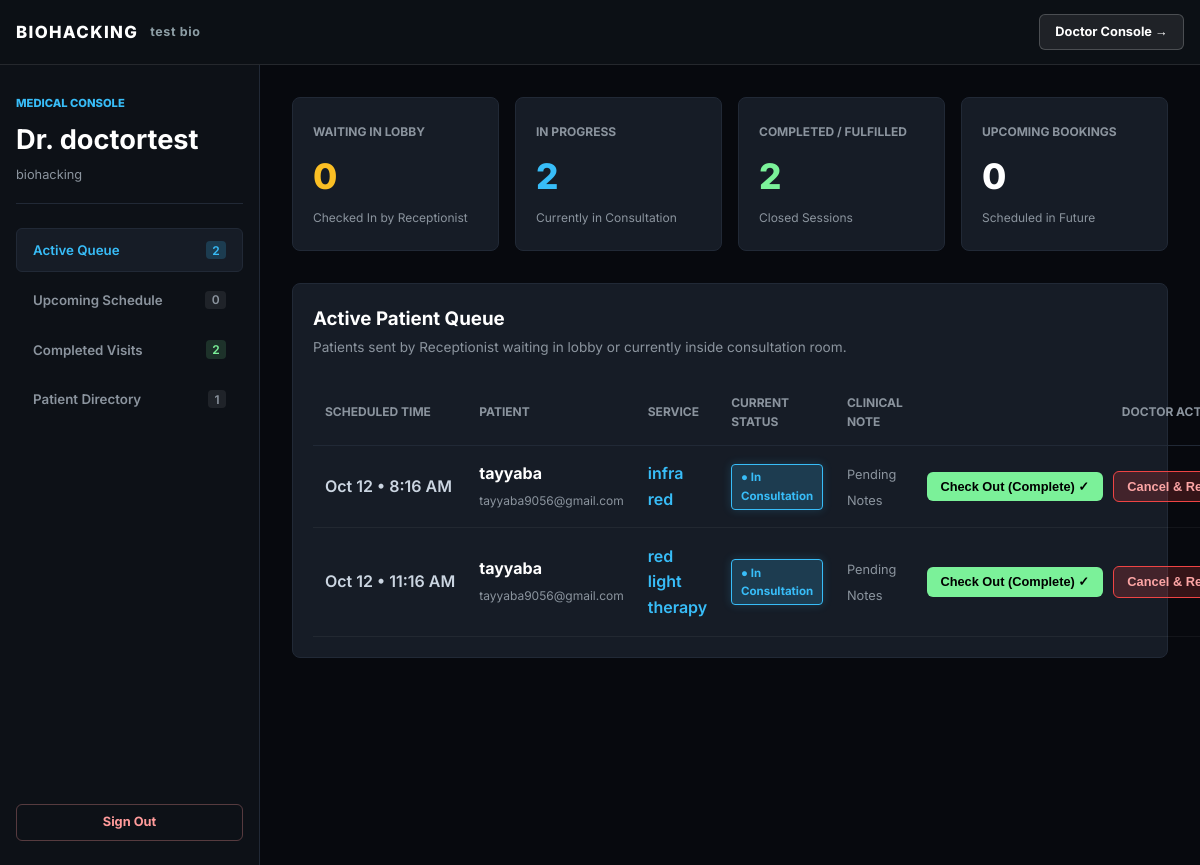
Page /dashboard/doctor/?org=bio-hacking (signed in) on the committed database.
### tenancy/models.py (models this page shows, shortened)
class Organization(models.Model):
    id = models.UUIDField(primary_key=True, default=uuid.uuid4, editable=False)
    name = models.CharField(max_length=255)
    slug = models.SlugField(unique=True)
    custom_domain = models.CharField(max_length=255, blank=True, null=True, unique=True)
    branding = models.JSONField(
        default=dict,
        help_text="Branding tokens: accent_color, accent_hover, primary_color, tagline, logo_url"
    )
    founding_cap = models.PositiveIntegerField(
        default=100,
        help_text="Total available founding slots (Admin configured)"
    )
    is_active = models.BooleanField(default=True)
    created_at = models.DateTimeField(auto_now_add=True)

### scheduling/models.py (models this page shows, shortened)
class Booking(models.Model):
    STATUS_CHOICES = (
        ('pending', 'Scheduled'),
        ('waiting', 'Arrived / Waiting'),           # Naya Status
        ('in_consultation', 'In Consultation'),     # Naya Status
        ('completed', 'Completed'),
        ('canceled', 'Canceled'),
    )
    id = models.UUIDField(primary_key=True, default=uuid.uuid4, editable=False)
    organization = models.ForeignKey(Organization, on_delete=models.CASCADE)
    membership = models.ForeignKey(Membership, on_delete=models.CASCADE, related_name='bookings')
    resource = models.ForeignKey(Resource, on_delete=models.CASCADE, related_name='bookings')
    start_time = models.DateTimeField()
    end_time = models.DateTimeField()
    doctor = models.ForeignKey(User, on_delete=models.SET_NULL, null=True, blank=True, related_name='doctor_appointments', limit_choices_to={'profile__role': 'doctor'})
    credits_used = models.PositiveIntegerField()
    status = models.CharField(max_length=20, choices=STATUS_CHOICES, default='confirmed')
    created_at = models.DateTimeField(auto_now_add=True)

class Resource(models.Model):
    id = models.UUIDField(primary_key=True, default=uuid.uuid4, editable=False)
    organization = models.ForeignKey(Organization, on_delete=models.CASCADE, related_name='resources')
    name = models.CharField(max_length=120)
    description = models.TextField(blank=True)
    duration_minutes = models.PositiveIntegerField(default=30)
    credit_cost = models.PositiveIntegerField(default=1)
    capacity = models.PositiveIntegerField(default=1)
    is_active = models.BooleanField(default=True)

### memberships/models.py (models this page shows, shortened)
class Membership(models.Model):
    STATUS_CHOICES = (
        ('active', 'Active'),
        ('pending_deposit', 'Pending Admin Approval (Paid)'),
        ('unpaid', 'Payment Required (Unpaid)'),
        ('canceled', 'Canceled'),
    )
    id = models.UUIDField(primary_key=True, default=uuid.uuid4, editable=False)
    organization = models.ForeignKey(Organization, on_delete=models.CASCADE)
    user = models.ForeignKey(User, on_delete=models.CASCADE, related_name='memberships')
    plan = models.ForeignKey(MembershipPlan, on_delete=models.CASCADE)
    status = models.CharField(max_length=20, choices=STATUS_CHOICES, default='unpaid')
    credit_balance = models.IntegerField(default=0)
    created_at = models.DateTimeField(auto_now_add=True)

### tenancy/views_dashboards.py (the view, shortened to what this page needs)
# urls.py: path('dashboard/doctor/', doctor_dashboard_view, name='doctor_dashboard'),
@login_required
def doctor_dashboard_view(request):
    profile, _ = UserProfile.objects.get_or_create(user=request.user)
    tenant = getattr(request, 'tenant', None)
    org_slug = request.GET.get('org')
    if not tenant and org_slug:
        tenant = Organization.objects.filter(slug=org_slug).first()
    if not tenant and profile.organization:
        tenant = profile.organization
    if not request.user.is_superuser and profile.role != 'doctor':
        return HttpResponseForbidden("Access Denied: Doctor credentials required.")
    today = timezone.localdate()
    all_doctor_bookings = Booking.objects.filter(
        doctor=request.user,
        organization=tenant
    ).select_related('membership__user', 'resource').prefetch_related('clinical_note').order_by('start_time')
    active_queue = [
        b for b in all_doctor_bookings
        if b.status in ['waiting', 'in_consultation'] or (b.start_time.date() == today and b.status == 'pending')
    ]
    upcoming_bookings = [
        b for b in all_doctor_bookings
        if b.status == 'pending' and b.start_time.date() > today
    ]
    completed_bookings = [
        b for b in all_doctor_bookings
        if b.status == 'completed'
    ]
    assigned_patients = []
    seen_patient_ids = set()
    for b in all_doctor_bookings:
        p_user = b.membership.user
        if p_user.id not in seen_patient_ids:
            seen_patient_ids.add(p_user.id)
            patient_history = all_doctor_bookings.filter(membership__user=p_user)
            assigned_patients.append({
                'user': p_user,
                'total_visits': patient_history.count(),
                'completed_visits': patient_history.filter(status='completed').count(),
                'last_visit': patient_history.last().start_time if patient_history.exists() else None
            })
    waiting_count = sum(1 for b in all_doctor_bookings if b.status == 'waiting')
    in_consult_count = sum(1 for b in all_doctor_bookings if b.status == 'in_consultation')
    completed_count = len(completed_bookings)
    total_active_count = len(active_queue)
    return render(request, 'tenancy/doctor_dashboard.html', {
        'tenant': tenant,
        'active_queue': active_queue,
        'upcoming_bookings': upcoming_bookings,
        'completed_bookings': completed_bookings,
        'assigned_patients': assigned_patients,
        'total_patients_count': len(assigned_patients),
        'waiting_count': waiting_count,
        'in_consult_count': in_consult_count,
        'completed_count': completed_count,
        'total_active_count': total_active_count,
        'today_date': today,
    })

### tenancy/templates/tenancy/doctor_dashboard.html (shortened to what this page needs)
{% extends 'tenancy/base.html' %}
{% load static %}
{% block content %}
<div class="doc-layout">
  <aside class="doc-sidebar">
    <div>
      <div style="border-bottom: 1px solid var(--doc-border); padding-bottom: 1rem; margin-bottom: 1.5rem;">
        <span style="font-size: 0.7rem; color: var(--doc-accent); font-weight: 800; text-transform: uppercase;">Medical Console</span>
        <h2 style="font-size: 1.7rem; margin: 0.2rem 0 0; color: #fff;">Dr. {{ request.user.username }}</h2>
        <span style="font-size: 0.8rem; color: var(--doc-muted);">{{ tenant.name }}</span>
      </div>
      <nav>
        <button type="button" class="doc-nav-item active" onclick="switchDocTab('tab-queue')">
          <span>Active Queue</span>
          <span style="font-size: 0.75rem; background: rgba(56, 189, 248, 0.2); color: var(--doc-accent); padding: 0.1rem 0.4rem; border-radius: 4px;">{{ total_active_count }}</span>
        </button>
        <button type="button" class="doc-nav-item" onclick="switchDocTab('tab-upcoming')">
          <span>Upcoming Schedule</span>
          <span style="font-size: 0.75rem; background: rgba(255,255,255,0.08); padding: 0.1rem 0.4rem; border-radius: 4px;">{{ upcoming_bookings|length }}</span>
        </button>
        <button type="button" class="doc-nav-item" onclick="switchDocTab('tab-completed')">
          <span>Completed Visits</span>
          <span style="font-size: 0.75rem; background: rgba(123, 241, 153, 0.15); color: var(--doc-success); padding: 0.1rem 0.4rem; border-radius: 4px;">{{ completed_count }}</span>
        </button>
        <button type="button" class="doc-nav-item" onclick="switchDocTab('tab-patients')">
          <span>Patient Directory</span>
          <span style="font-size: 0.75rem; background: rgba(255,255,255,0.08); padding: 0.1rem 0.4rem; border-radius: 4px;">{{ total_patients_count }}</span>
        </button>
      </nav>
    </div>
    <div>
      <a href="/logout/" class="doc-btn doc-btn-outline" style="width: 100%; text-align: center; color: var(--doc-danger); border-color: rgba(255,155,155,0.3);">Sign Out</a>
    </div>
  </aside>
  <main class="doc-stage">
    <div class="doc-metrics">
      <div class="doc-card">
        <span style="font-size: 0.75rem; color: var(--doc-muted); text-transform: uppercase; font-weight: 700;">Waiting in Lobby</span>
        <div style="font-size: 2.2rem; font-weight: 800; color: var(--doc-warning); margin-top: 0.25rem;">{{ waiting_count }}</div>
        <span style="font-size: 0.75rem; color: var(--doc-muted);">Checked In by Receptionist</span>
      </div>
      <div class="doc-card">
        <span style="font-size: 0.75rem; color: var(--doc-muted); text-transform: uppercase; font-weight: 700;">In Progress</span>
        <div style="font-size: 2.2rem; font-weight: 800; color: #38bdf8; margin-top: 0.25rem;">{{ in_consult_count }}</div>
        <span style="font-size: 0.75rem; color: var(--doc-muted);">Currently in Consultation</span>
      </div>
      <div class="doc-card">
        <span style="font-size: 0.75rem; color: var(--doc-muted); text-transform: uppercase; font-weight: 700;">Completed / Fulfilled</span>
        <div style="font-size: 2.2rem; font-weight: 800; color: var(--doc-success); margin-top: 0.25rem;">{{ completed_count }}</div>
        <span style="font-size: 0.75rem; color: var(--doc-muted);">Closed Sessions</span>
      </div>
      <div class="doc-card">
        <span style="font-size: 0.75rem; color: var(--doc-muted); text-transform: uppercase; font-weight: 700;">Upcoming Bookings</span>
        <div style="font-size: 2.2rem; font-weight: 800; color: #fff; margin-top: 0.25rem;">{{ upcoming_bookings|length }}</div>
        <span style="font-size: 0.75rem; color: var(--doc-muted);">Scheduled in Future</span>
      </div>
    </div>
    <div id="tab-queue" class="tab-content active">
      <div class="doc-card">
        <div style="display: flex; justify-content: space-between; align-items: center; margin-bottom: 1.25rem;">
          <div>
            <h3 style="margin: 0; color: #fff;">Active Patient Queue</h3>
            <p style="color: var(--doc-muted); font-size: 0.85rem; margin: 0.25rem 0 0;">
              Patients sent by Receptionist waiting in lobby or currently inside consultation room.
            </p>
          </div>
        </div>
        <table class="doc-table">
          <thead>
            <tr>
              <th>Scheduled Time</th>
              <th>Patient</th>
              <th>Service</th>
              <th>Current Status</th>
              <th>Clinical Note</th>
              <th style="text-align: right;">Doctor Action (Complete / Cancel)</th>
            </tr>
          </thead>
          <tbody>
            {% for b in active_queue %}
            <tr>
              <td style="color: #cbd5e1; font-weight: 600; white-space: nowrap;">
                {{ b.start_time|date:"M d" }} &bull; {{ b.start_time|time:"g:i A" }}
              </td>
              <td>
                <strong style="color: #fff; display: block;">{{ b.membership.user.username }}</strong>
                <span style="font-size: 0.75rem; color: var(--doc-muted);">{{ b.membership.user.email }}</span>
              </td>
              <td style="color: var(--doc-accent); font-weight: 600;">{{ b.resource.name }}</td>
              <td>
                {% if b.status == 'waiting' %}
                  <span class="doc-badge status-waiting">&#9679; Waiting in Lobby</span>
                {% elif b.status == 'in_consultation' %}
                  <span class="doc-badge status-consult">&#9679; In Consultation</span>
                {% else %}
                  <span class="doc-badge status-pending">&#9679; Scheduled</span>
                {% endif %}
              </td>
              <td>
                {% if b.clinical_note and b.clinical_note.patient_notes %}
                  <span style="color: var(--doc-success); font-size: 0.8rem; font-weight: 600;">&#10003; Documented</span>
                {% else %}
                  <span style="color: var(--doc-muted); font-size: 0.8rem;">Pending Notes</span>
                {% endif %}
              </td>
              <td style="text-align: right; white-space: nowrap;">
                {% if b.status == 'in_consultation' or b.status == 'waiting' %}
                  <form method="POST" style="display:inline;">
                    <button type="submit" name="status" value="completed" class="doc-btn doc-btn-success" style="margin-right: 0.35rem;">
                      Check Out (Complete) &#10003;
                    </button>
                  </form>
                  <form method="POST" style="display:inline;" onsubmit="return confirm('Cancel consultation and refund credits to {{ b.membership.user.username }}?');">
                    <button type="submit" name="status" value="canceled" class="doc-btn doc-btn-danger" style="margin-right: 0.35rem;">
                      Cancel &amp; Refund
                    </button>
                  </form>
                {% endif %}
              </td>
            </tr>
            {% empty %}
            <tr>
              <td colspan="6" style="text-align: center; color: var(--doc-muted); padding: 3rem;">
                No active patients waiting or in consultation right now.
              </td>
            </tr>
            {% endfor %}
          </tbody>
        </table>
      </div>
    </div>
  </main>
</div>
{% endblock %}

### tenancy/templates/tenancy/base.html (shortened to what this page needs)
{% load static %}
<!DOCTYPE html>
<html lang="en">
<head>
  <link rel="stylesheet" href="{% static 'tenancy/css/base.css' %}">
</head>
<body>
  <header class="site-header">
    <div class="header-wrapper" style="max-width: 1400px; margin: 0 auto; display: flex; justify-content: space-between; align-items: center; width: 100%;">
      <div style="display: flex; align-items: center; gap: 0.75rem;">
        <a href="/?org={{ request.tenant.slug|default:'biohacking' }}" class="brand-logo" style="color: #fff; font-weight: 800; text-decoration: none; font-size: 1.05rem; letter-spacing: 0.08em;">
          {{ request.tenant.name|default:"REVFLOW"|upper }}
        </a>
        <span id="tenant-accent-badge" class="hide-mobile" style="color: var(--app-accent); font-size: 0.78rem; font-weight: 700; letter-spacing: 0.05em;">
          {{ request.tenant.branding.tagline|default:"" }}
        </span>
      </div>
      <div>
        {% if request.user.is_authenticated %}
          {% if request.user.is_superuser %}
            <a href="/dashboard/super-admin/" class="header-dash-btn">
              Master Console &rarr;
            </a>
          {% elif request.user.profile.role == 'org_admin' or request.user.userprofile.role == 'org_admin' %}
            <a href="/dashboard/org-admin/?org={{ request.tenant.slug|default:request.user.profile.organization.slug|default:'biohacking' }}" class="header-dash-btn">
              Clinic Console &rarr;
            </a>
          {% elif request.user.profile.role == 'doctor' or request.user.userprofile.role == 'doctor' %}
            <a href="/dashboard/doctor/?org={{ request.tenant.slug|default:request.user.profile.organization.slug|default:'biohacking' }}" class="header-dash-btn">
              Doctor Console &rarr;
            </a>
          {% elif request.user.profile.role == 'receptionist' or request.user.userprofile.role == 'receptionist' %}
            <a href="/dashboard/reception/?org={{ request.tenant.slug|default:request.user.profile.organization.slug|default:'biohacking' }}" class="header-dash-btn">
              Reception Desk &rarr;
            </a>
          {% else %}
            <a href="/dashboard/member/?org={{ request.tenant.slug|default:request.user.profile.organization.slug|default:'biohacking' }}" class="header-dash-btn">
              My Patient Portal &rarr;
            </a>
          {% endif %}
        {% else %}
          <a href="/login/?org={{ request.tenant.slug|default:'HBOT Booking ' }}" class="header-dash-btn">
            Sign In &rarr;
          </a>
        {% endif %}
      </div>
    </div>
  </header>
  <main>
    {% block content %}{% endblock %}
  </main>
</body>
</html>

### rows in the picture
Organization: tenant.name "BIOHACKING", tenant.branding.tagline "test bio", name "biohacking"
Booking: start_time "Oct 12", start_time "8:16 AM", membership.user.username "tayyaba", membership.user.email "tayyaba9056@gmail.com", resource.name "infra red", status "● In Consultation"
Booking: start_time "Oct 12", start_time "11:16 AM", membership.user.username "tayyaba", membership.user.email "tayyaba9056@gmail.com", resource.name "red light therapy", status "● In Consultation"

### other values in the picture
{{ request.user.username }} "doctortest"
{{ total_active_count }} "2"
{{ upcoming_bookings|length }} "0"
{{ completed_count }} "2"
{{ total_patients_count }} "1"
{{ waiting_count }} "0"
{{ in_consult_count }} "2"
